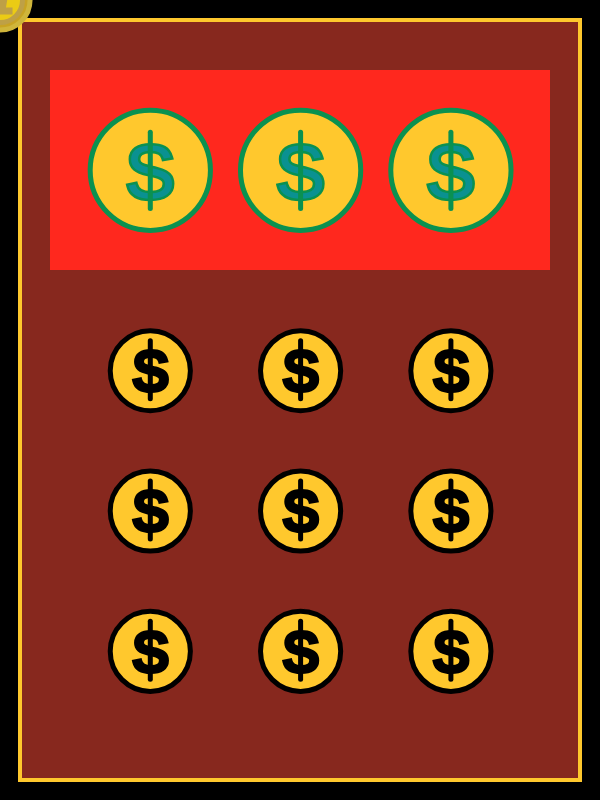
Frame 1 (no input)
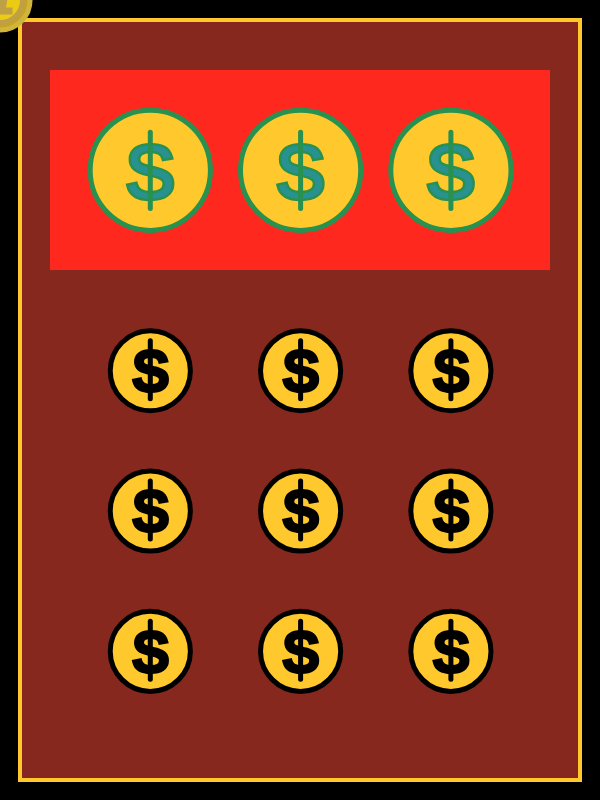
Frame 60 (no input)
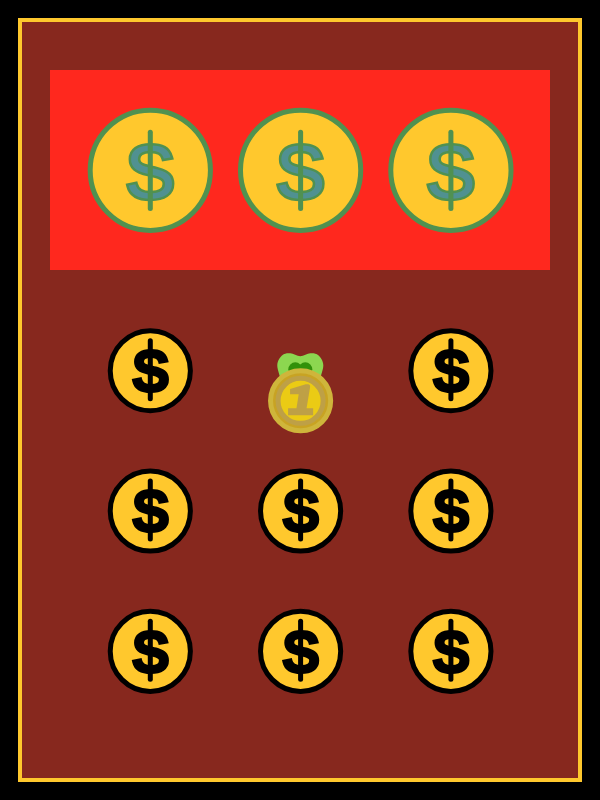
Frame 120 (the mouse pressed at the canvas centre since frame 60)

The p5.js sketch that drew these frames (run headless with seeded random() and noise() and a simulated clock; from frame 60 on, the mouse is pressed at the canvas centre):

// p5.js sketch
// ── sketch.js
//three scenes : lotto ticket, find the 4 leaf clover, and lucky petal/bball
//scene 1:
//scratch-off lotto ticket concept
//winning numbers at top
//your set of 9 numbers at bottom
//can toggle keys 1-5 to choose scratcher
//scene 2:
//hit right arrow key to go to scene
//find and DOUBLE-CLICK on 4 leaf clover
//scene 3 is automatic

let x;
let y;
let option = 1;
let numbers = [];
let motion = 0;
let selection = [];
let found = false;
let y1 = 254;
let x1 = 400;
let x2 = 0;
let step = 0.01;
let pct = 0;
let xFall;
let yFall;

function keyPressed() {
  print(key);
  print(typeof key);
  print(key);
  // keys 1, 2, and 3 toggle b/w cursors
  if (key === '1') {
    option = 1;
  }
  if (key === '2') {
    option = 2;
  }
  if (key === '3') {
    option = 3;
  }
  if (key === '4') {
    option = 4;
  }
  if (key === '5') {
    option = 5;
  }
  if (keyCode === BACKSPACE) { //Backspace key goes back to option 1
    option = 1;
  }
  if (keyCode === RIGHT_ARROW) { //right arrow key goes to next scene
    option = 6;
  }
  print("option is : ");
  print(option);
}


function setup() {
  createCanvas(600, 800);
  angleMode(DEGREES);

  top4Leaf = new CloverLeaf(400, 275);
  top3Leaf = new CloverLeaf(100, 175);

  selection.push(top4Leaf);

  winningValue1 = new Horseshoe(140, 182);
  winningValue2 = new LuckyCharm(300, 195);
  winningValue3 = new Wishbone(645, 205);

  winningNumber1 = new WinningNumberCovers(150, 170);
  winningNumber2 = new WinningNumberCovers(300, 170);
  winningNumber3 = new WinningNumberCovers(450, 170);

  losingNumber1 = new Ladybug(150, 370);
  winningValue4 = new LuckyCharm(300, 395);
  //winningValue5 = ThreeLeafClover(440, 382);
  winningValue6 = new LuckyCharm(150, 535);
  losingNumber2 = new Ladybug(300, 510);
  losingNumber3 = new Ladybug(450, 510);
  //winningValue7 = new Horseshoe(140, 662);
  winningValue8 = new Wishbone(430, 890);
  winningValue9 = new Horseshoe(440, 662);

  number1 = new YourNumbers(150, 370);
  number2 = new YourNumbers(300, 370);
  number3 = new YourNumbers(450, 370);
  number4 = new YourNumbers(150, 510);
  number5 = new YourNumbers(300, 510);
  number6 = new YourNumbers(450, 510);
  number7 = new YourNumbers(150, 650);
  number8 = new YourNumbers(300, 650);
  number9 = new YourNumbers(450, 650);


  numbers.push(winningNumber1);
  numbers.push(winningNumber2);
  numbers.push(winningNumber3);
  numbers.push(number1);
  numbers.push(number2);
  numbers.push(number3);
  numbers.push(number4);
  numbers.push(number5);
  numbers.push(number6);
  numbers.push(number7);
  numbers.push(number8);
  numbers.push(number9);

  xFall = 135;
  yFall = 620;
}

function doubleClicked() {
  found = true;
  frameCount = 0;
  for (let i = selection.length-1; i >= 0; i--) {
    if (selection[i].contains(mouseX, mouseY)) {
      selection.splice(i, 1);
    }
  }
}

function mousePressed() {

  for (let i = numbers.length-1; i >= 0; i--) {
    if (numbers[i].contains(mouseX, mouseY)) {
      numbers.splice(i, 1);
    }
  }
}

function draw() {
  background(0);
  noFill();
  stroke(255, 200, 45);
  strokeWeight(4);
  fill(135, 40, 30);
  rect(20, 20, 560, 760);
  noStroke();
  fill(255, 40, 30);
  rect(50, 70, 500, 200);

  losingNumber1.display();
  losingNumber2.display();
  losingNumber3.display();
  winningValue1.display();
  winningValue2.display();
  scale(0.7);
  winningValue3.display();
  scale(1.43);
  winningValue4.display();
  push();
  scale(0.7);
  ThreeLeafClover(285, 250);
  //winningValue5.display();
  pop();
  winningValue6.display();
  push();
  scale(0.7);
  ThreeLeafClover(95, 427);
  //winningValue7.display();
  pop();
  scale(0.7);
  winningValue8.display();
  scale(1.43);
  winningValue9.display();


  for (let i = 0; i < numbers.length; i++) {
    numbers[i].display();
  }

  if (option == 1) {
    for (var i = mouseX; i < 600; i+=600) {
      for (var j = mouseY; j < 800; j+=800) {
        Coin(i, j);
      }
    }
  }
  if (option == 2) {
    for (var k = mouseX; k < 600; k+=600) {
      for (var l = mouseY; l < 800; l+=800) {
        new Ladybug(k, l).display();
      }
    }
  }
  if (option == 3) {
    for (var m = mouseX; m < 600; m+=600) {
      for (var n = mouseY; n < 800; n+=800) {
        push();
        translate(0, 25);
        new LuckyCharm(m, n).display();
        pop();
      }
    }
  }
  if (option == 4) {
    for (var o = mouseX; o < 600; o+=600) {
      for (var p = mouseY; p < 800; p+=800) {
        push();
        translate(-8, 0);
        new Horseshoe(o, p).display();
        pop();
      }
    }
  }
  if (option == 5) {
    for (var q = mouseX; q < 600; q+=600) {
      for (var r = mouseY; r < 800; r+=800) {
        push();
        scale(0.7);
        translate(120, 100);
        new Wishbone(q, r).display();
        pop();
      }
    }
  }
  if (option == 6) {
    background(220);

    for (let z = 0; z < selection.length; z++) {
      if (selection[z].contains(mouseX, mouseY)) {
        selection[z].highlight(255);
      } else {
        selection[z].highlight(145);
      }
    }
    if (found == false) {
      ThreeLeafClovers();
    } else {
      //four leaf clover (in spot where clicked) breaks away and lands in goal
      noFill();
      stroke(0);
      ellipse(130, 600, 150, 25);
      if (frameCount < 20) {
        FourLeafClover(211, 171);
      } else if ((frameCount > 20) && (frameCount < 34.5)) {
        Neg1LeafClover(211, 171)
          FallingLeafClover(65, 315)
      } else if ((frameCount > 34.5) && (frameCount < 100)) {
        noStroke();
        fill(230, 123, 45);
        ellipse(xFall, yFall, 50, 50);
        Neg1LeafClover(211, 171)
          if (yFall > 400) {
          yFall+=80;
        }
      } else {
        Neg1LeafClover(211, 171)
      }
    }
  }
}

function ThreeLeafClovers() {
  for (var ii = -2; ii < 270; ii+=45) {
    ThreeLeafClover(ii, 19);
  }
  for (var ss = -2; ss < 270; ss+=45) {
    ThreeLeafClover(ss, 63);
  }
  for (var jj = -2; jj < 270; jj+=45) {
    ThreeLeafClover(jj, 107);
  }
  for (var kk = -2; kk < 134; kk+=45) {
    ThreeLeafClover(kk, 151);
  }
  FourLeafClover(211, 171);
  for (var pp = 224; pp < 300; pp+=45) {
    ThreeLeafClover(pp, 151);
  }
  for (var ll = -2; ll < 270; ll+=45) {
    for (var qq = 195; qq < 372; qq+=44) {
      ThreeLeafClover(ll, qq);
    }
  }
}

class Ladybug {
  constructor(x, y) {
    this.x_ = x;
    this.y_= y;
  }
  display() {
    //lady bug
    stroke(0);
    strokeWeight(1);
    //left legs
    line(this.x_-30, this.y_-17, this.x_-23, this.y_-14); //top
    line(this.x_-33, this.y_, this.x_-27, this.y_); //middle
    line(this.x_-30, this.y_+17, this.x_-23, this.y_+14); //bottom
    //right legs
    line(this.x_+20, this.y_-14, this.x_+27, this.y_-17); //top
    line(this.x_+23, this.y_, this.x_+30, this.y_); //middle
    line(this.x_+20, this.y_+14, this.x_+27, this.y_+17); //bottom
    //antennas
    line(this.x_-9, this.y_-40, this.x_-2, this.y_-30); //left antenna
    line(this.x_+9, this.y_-40, this.x_+2, this.y_-30); //right antenna
    //head
    fill(0);
    ellipse(this.x_, this.y_-25, 15, 15);
    //red wings
    fill(255, 0, 0);
    noStroke();
    ellipse(this.x_, this.y_, 50, 50);
    fill(0);
    //left spots
    ellipse(this.x_-10, this.y_-12, 8, 8); //top
    fill(0);
    ellipse(this.x_-14, this.y_, 10, 10); //middle
    fill(0);
    ellipse(this.x_-10, this.y_+12, 8, 8); //bottom
    fill(0);
    //right spots
    ellipse(this.x_+10, this.y_-12, 8, 8); //top
    fill(0);
    ellipse(this.x_+14, this.y_, 10, 10); //middle
    fill(0);
    ellipse(this.x_+10, this.y_+12, 8, 8); //bottom
    //wing separation
    stroke(0);
    strokeWeight(2);
    line(this.x_, this.y_-25, this.x_, this.y_+23);
    fill(0);
    triangle(this.x_-4, this.y_+24, this.x_, this.y_+17, this.x_+4, this.y_+24);
  }
}

class YourNumbers {
  constructor(x, y) {
    this.x_ = x;
    this.y_ = y;
  }
  display() {
    stroke(0);
    strokeWeight(5);
    fill(255, 200, 45);
    ellipse(this.x_, this.y_, 80, 80);
    textSize(55);
    fill(0);
    text("S", this.x_-18, this.y_-23.5, 70, 70);
    //strokeWeight(4);
    line(this.x_, this.y_-30, this.x_, this.y_+28);
  }

  contains(v, w) {
    var d = dist(v, w, this.x_, this.y_);
    if (d < 40) {
      return true;
    } else {
      return false;
    }
  }
}


class WinningNumberCovers {
  constructor(x, y) {
    this.x_ = x;
    this.y_ = y;
    this.x2 = x2;
    this.value = motion;
  }
  display() {
    //stroke(this.value);
    //line(this.x1, 0, this.x1, height);
    this.x2++; //line movement

    //gradient
    if (this.x2 % 2 == 0) {
    } else {
      this.value += 10;
      if (this.value > 250) {
        this.value = 0;
      }
    }
    //reset
    if (this.x2 > width) {
      this.x2 = 0;
    }
    //push();
    //scale(1.5);
    stroke(this.value, 145, 80);
    strokeWeight(5);
    fill(255, 200, 45);
    ellipse(this.x_, this.y_, 120, 120);
    textSize(75);
    fill(this.value, 145, 145);
    text("S", this.x_-25, this.y_-31, 120, 120);
    //strokeWeight(4);
    line(this.x_, this.y_-38, this.x_, this.y_+38);
    // pop();
  }

  contains(v, w) {
    var d = dist(v, w, this.x_, this.y_);
    if (d < 60) {
      return true;
    } else {
      return false;
    }
  }
}


//coin
function Coin(x, y) {

  fill(200, 163, 35);
  stroke(207, 181, 59);
  ellipse(x, y, 60, 60);
  fill(235, 203, 20);
  stroke(190, 160, 70);
  ellipse(x, y, 45, 45);
  //1
  fill(212, 175, 55);
  stroke(190, 160, 70);
  beginShape();
  vertex(x+5, y-14);
  vertex(x-8, y-10);
  vertex(x-8, y-9);
  vertex(x+1, y-9);
  vertex(x-2, y+10);
  vertex(x-10, y+10);
  vertex(x-10, y+12);
  vertex(x+10, y+12);
  vertex(x+10, y+10);
  vertex(x+3, y+10);
  vertex(x+7, y-14);
  endShape();
}


class LuckyCharm { //Lucky Charm cereal marshmellow
  constructor(x, y) {
    this.x_ = x;
    this.y_ = y;
  }
  display() {
    fill(140, 215, 80);
    noStroke();
    beginShape();
    curveVertex(this.x_, this.y_+1);
    curveVertex(this.x_, this.y_+1);
    curveVertex(this.x_-25, this.y_);
    curveVertex(this.x_-28, this.y_-6);
    curveVertex(this.x_-25, this.y_-10);
    curveVertex(this.x_-19, this.y_-12);
    curveVertex(this.x_-23, this.y_-30);
    curveVertex(this.x_-18, this.y_-40);
    curveVertex(this.x_-10, this.y_-42);
    curveVertex(this.x_, this.y_-39);
    curveVertex(this.x_+10, this.y_-42);
    curveVertex(this.x_+18, this.y_-40);
    curveVertex(this.x_+23, this.y_-30);
    curveVertex(this.x_+19, this.y_-12);
    curveVertex(this.x_+25, this.y_-10);
    curveVertex(this.x_+28, this.y_-6);
    curveVertex(this.x_+25, this.y_);
    curveVertex(this.x_, this.y_+1);
    curveVertex(this.x_, this.y_+1);
    endShape();

    fill(50, 145, 10);
    ellipse(this.x_-5, this.y_-26, 14, 14);
    ellipse(this.x_+5, this.y_-26, 14, 14);
    ellipse(this.x_+5, this.y_-16, 14, 14);
    ellipse(this.x_-5, this.y_-16, 14, 14);
  }
}

class Horseshoe {
  constructor(x, y) {
    this.x_ = x;
    this.y_ = y;
  }
  display() {
    fill(139, 80, 19);
    stroke(139, 80, 19);
    beginShape();
    //left side
    curveVertex(this.x_+4, this.y_+8);
    curveVertex(this.x_+4, this.y_+8);
    curveVertex(this.x_-9, this.y_);
    curveVertex(this.x_-10, this.y_-20);
    curveVertex(this.x_-8, this.y_-27);
    curveVertex(this.x_-18, this.y_-25); //highest point
    curveVertex(this.x_-21, this.y_);
    curveVertex(this.x_-5, this.y_+15);
    //bottom
    //right side
    curveVertex(this.x_+25, this.y_+15);
    curveVertex(this.x_+41, this.y_);
    curveVertex(this.x_+38, this.y_-25); //highest point
    curveVertex(this.x_+28, this.y_-27);
    curveVertex(this.x_+30, this.y_-20);
    curveVertex(this.x_+29, this.y_);
    curveVertex(this.x_+16, this.y_+8);
    curveVertex(this.x_+16, this.y_+8);
    endShape();

    //rectangle ends
    rect(this.x_-22, this.y_-34, 20, 10);
    rect(this.x_+22, this.y_-34, 20, 10);

    //holes
    fill(200, 180, 19);
    noStroke();
    //left
    rect(this.x_-17, this.y_-20, 5, 5); //top
    rect(this.x_-19, this.y_-10, 5, 5); //middle
    rect(this.x_-16, this.y_, 5, 5); //bottom
    //right
    rect(this.x_+32, this.y_-20, 5, 5); //top
    rect(this.x_+34, this.y_-10, 5, 5); //middle
    rect(this.x_+31, this.y_, 5, 5); //bottom
  }
}

class Wishbone {
  constructor(x, y) {
    this.x_ = x;
    this.y_ = y;
  }
  display() {
    //scale(0.7);
    fill(255);
    stroke(0);
    strokeWeight(0.8);
    beginShape();
    //meets at inner highest point
    curveVertex(this.x_, this.y_+18);
    curveVertex(this.x_, this.y_+18);
    curveVertex(this.x_-5, this.y_+20);
    curveVertex(this.x_-15, this.y_+30);
    curveVertex(this.x_-19, this.y_+40);
    curveVertex(this.x_-23, this.y_+60);
    curveVertex(this.x_-18, this.y_+80);
    //up left^
    curveVertex(this.x_-30, this.y_+85); //lowest point
    curveVertex(this.x_-30, this.y_+50);
    curveVertex(this.x_-20, this.y_+25);
    //down left^
    //left in swoop^
    curveVertex(this.x_-5, this.y_+5);
    curveVertex(this.x_-4, this.y_-10);
    curveVertex(this.x_+6, this.y_-20); //highest point
    curveVertex(this.x_+5, this.y_+5);
    //right in swoop
    //down right
    curveVertex(this.x_+20, this.y_+25);
    curveVertex(this.x_+30, this.y_+50);
    curveVertex(this.x_+30, this.y_+85); //lowest point
    //up right
    curveVertex(this.x_+18, this.y_+80);
    curveVertex(this.x_+23, this.y_+60);
    curveVertex(this.x_+19, this.y_+40);
    curveVertex(this.x_+15, this.y_+30);
    curveVertex(this.x_+5, this.y_+20);
    curveVertex(this.x_, this.y_+18);
    curveVertex(this.x_, this.y_+18);
    //meets at inner highest point
    endShape();

    //line(this.x_-1, 396, 205, 412); //top left line detail
    //line(this.x_+3, 400, 215, 412); //top right line detail
    //line(this.x_-25, 470, 190, 482); //bottom left line detail
    //line(this.x_+25, 470, 230, 482); //bottom right line detail
  }
}



function ThreeLeafClover(x, y) {
  push();
  scale(2.25);

  push();
  translate(x-100, y-175);
  top3Leaf.display();
  pop();

  push();
  translate(x+190, y-19);
  rotate(120);
  top3Leaf.display();
  pop();

  push();
  translate(x-90, y+154);
  rotate(240);
  top3Leaf.display();
  pop();

  pop();
}

function FallingLeafClover(x, y) {
  frameRate(10);
  let step1 = frameCount % 20;
  let angle = map(step1, 0, 30, 0, 200);
  let cos_a = cos(angle);
  let sin_a = sin(angle);


  translate(x+x1, y+y1);
  rotate(180);
  applyMatrix(sin_a, cos_a, cos_a, sin_a, 5, 5);
  top4Leaf.display();
  pct += step;

  /*
  if((x1 < 700) && (y1 < 300)) {
   y1++;
   x1+=2;
   }
   else if((x1 <= 500) && (y1 >= 300)){
   y++;
   frameRate(2);
   x1-= random(-50, 200);
   x1+= random(-50, 200);
   }
   else if((x1 < 500) && (y1 >= 300)){
   y1++;
   x1+=pct + 5;
   }
   */
  print('x1 is: ' + x1);
  print('y1 is: ' + y1);
}


function Neg1LeafClover(x, y) {
  push();
  scale(1.9);
  push();
  translate(x-400, y-275);
  top4Leaf.display();
  pop();

  push();
  translate(x+265, y-410.5);
  rotate(90);
  top4Leaf.display();
  pop();

  push();
  translate(x-265, y+389.5);
  rotate(270);
  top4Leaf.display();
  pop();
}

function FourLeafClover(x, y) {
  push();
  scale(1.9);
  push();
  translate(x-400, y-275);
  top4Leaf.display();
  pop();

  push();
  translate(x+265, y-410.5);
  rotate(90);
  top4Leaf.display();
  pop();

  push();
  translate(x-265, y+389.5);
  rotate(270);
  top4Leaf.display();
  pop();

  push();
  translate(x+400, y+254);
  rotate(180);
  top4Leaf.display();
  pop();
  pop();
}


class CloverLeaf {
  constructor(x, y) {
    this.x_ = x;
    this.y_ = y;
    this.value = 145;
  }

  highlight(value) {
    this.value = value;

    print('this.value is: ' + this.value);
  }

  contains(v, w) {
    var d = dist(v, w, this.x_, this.y_);
    if (d < 20) {
      return true;
    } else {
      return false;
    }
  }

  display() {
    fill(50, this.value, 10);
    noStroke();
    ellipse(this.x_-5, this.y_-26, 14, 14);
    ellipse(this.x_+5, this.y_-26, 14, 14);
    triangle(this.x_, this.y_-8, this.x_-11, this.y_-23, this.x_+11, this.y_-23);
  }
}
